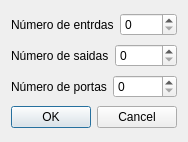
<?xml version="1.0" encoding="UTF-8"?>
<ui version="4.0">
 <class>Novo</class>
 <widget class="QDialog" name="Novo">
  <property name="geometry">
   <rect>
    <x>0</x>
    <y>0</y>
    <width>178</width>
    <height>142</height>
   </rect>
  </property>
  <property name="windowTitle">
   <string>Novo Circuito</string>
  </property>
  <layout class="QVBoxLayout" name="verticalLayout">
   <item>
    <layout class="QHBoxLayout" name="horizontalLayout">
     <item>
      <widget class="QLabel" name="label">
       <property name="text">
        <string>Número de entrdas</string>
       </property>
      </widget>
     </item>
     <item>
      <widget class="QSpinBox" name="spinBoxEntrada"/>
     </item>
    </layout>
   </item>
   <item>
    <layout class="QHBoxLayout" name="horizontalLayout_2">
     <item>
      <widget class="QLabel" name="label_2">
       <property name="text">
        <string>Número de saidas</string>
       </property>
      </widget>
     </item>
     <item>
      <widget class="QSpinBox" name="spinBoxSaida"/>
     </item>
    </layout>
   </item>
   <item>
    <layout class="QHBoxLayout" name="horizontalLayout_3">
     <item>
      <widget class="QLabel" name="label_3">
       <property name="text">
        <string>Número de portas</string>
       </property>
      </widget>
     </item>
     <item>
      <widget class="QSpinBox" name="spinBoxPorta"/>
     </item>
    </layout>
   </item>
   <item>
    <widget class="QDialogButtonBox" name="buttonBox">
     <property name="layoutDirection">
      <enum>Qt::LeftToRight</enum>
     </property>
     <property name="orientation">
      <enum>Qt::Horizontal</enum>
     </property>
     <property name="standardButtons">
      <set>QDialogButtonBox::Cancel|QDialogButtonBox::Ok</set>
     </property>
    </widget>
   </item>
  </layout>
 </widget>
 <resources/>
 <connections>
  <connection>
   <sender>buttonBox</sender>
   <signal>accepted()</signal>
   <receiver>Novo</receiver>
   <slot>accept()</slot>
   <hints>
    <hint type="sourcelabel">
     <x>248</x>
     <y>254</y>
    </hint>
    <hint type="destinationlabel">
     <x>157</x>
     <y>274</y>
    </hint>
   </hints>
  </connection>
  <connection>
   <sender>buttonBox</sender>
   <signal>rejected()</signal>
   <receiver>Novo</receiver>
   <slot>reject()</slot>
   <hints>
    <hint type="sourcelabel">
     <x>316</x>
     <y>260</y>
    </hint>
    <hint type="destinationlabel">
     <x>286</x>
     <y>274</y>
    </hint>
   </hints>
  </connection>
 </connections>
</ui>
